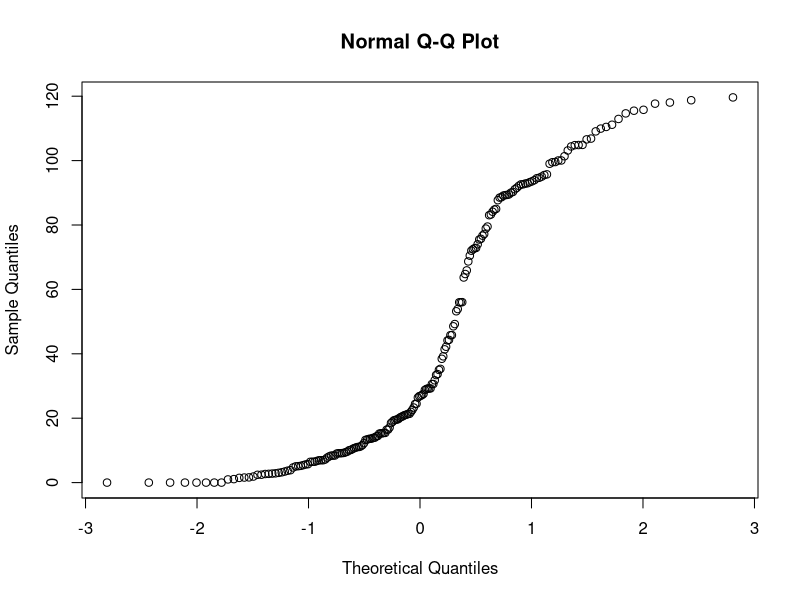
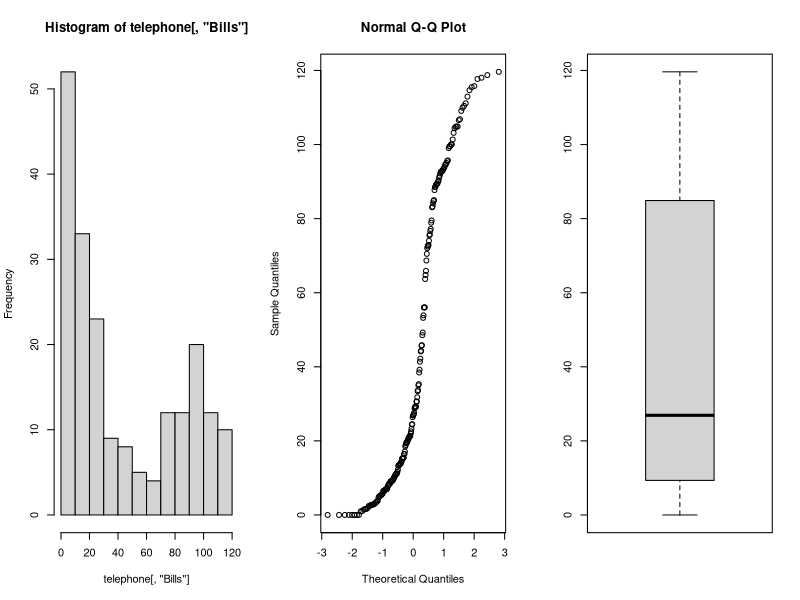
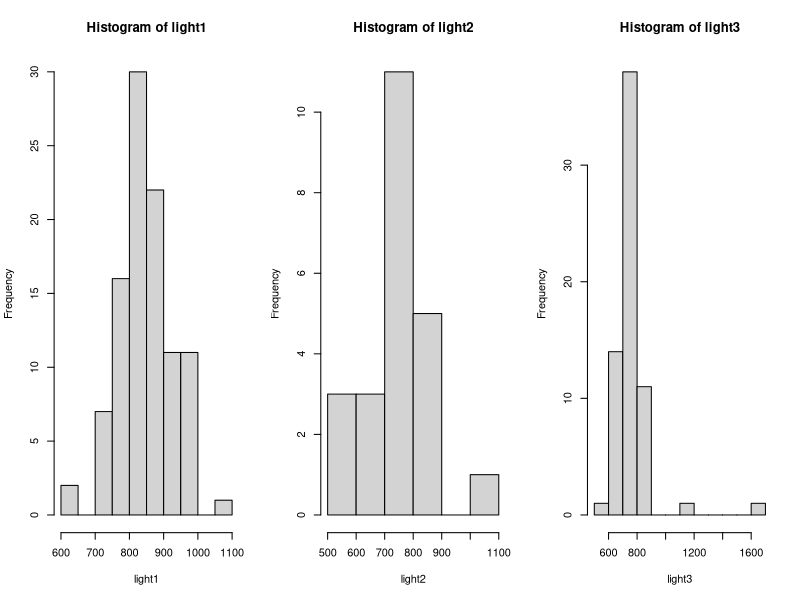
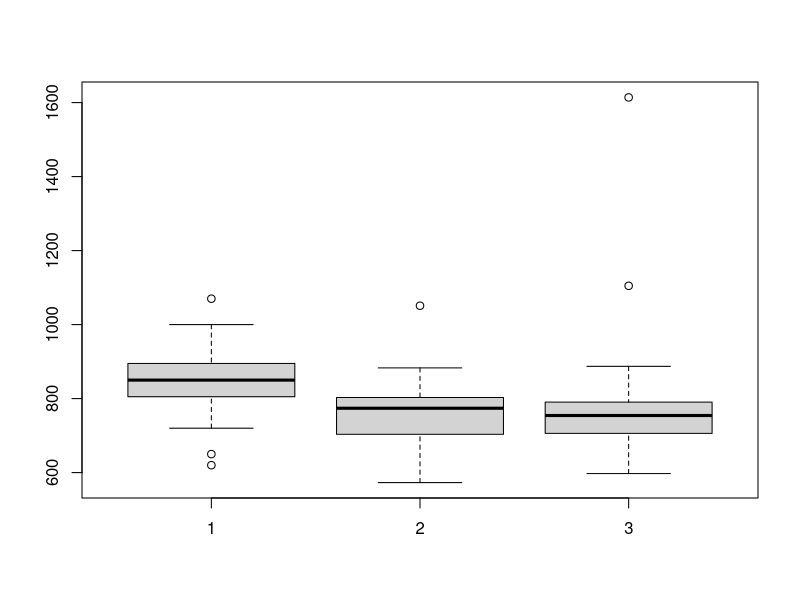
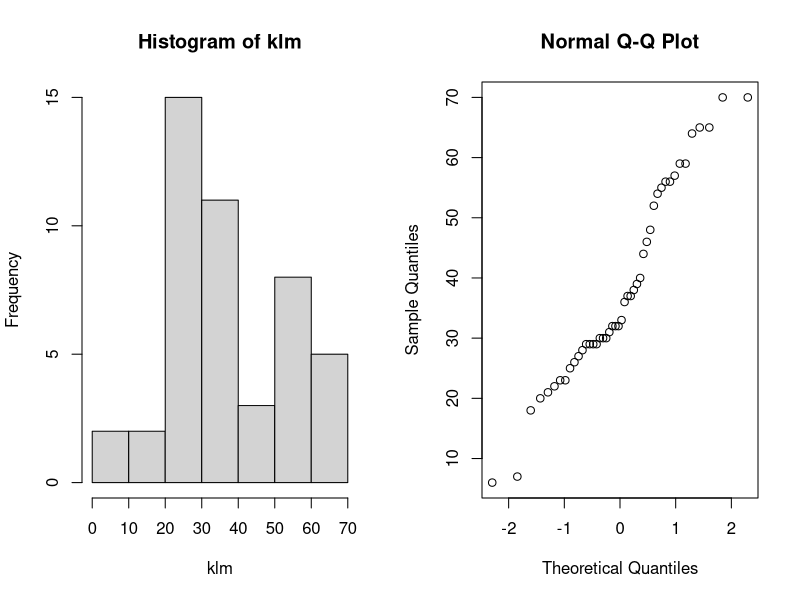
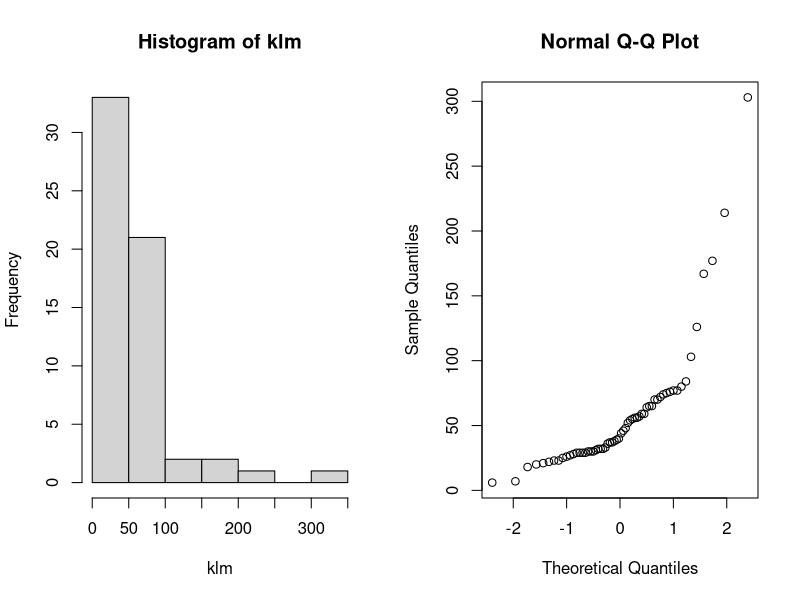
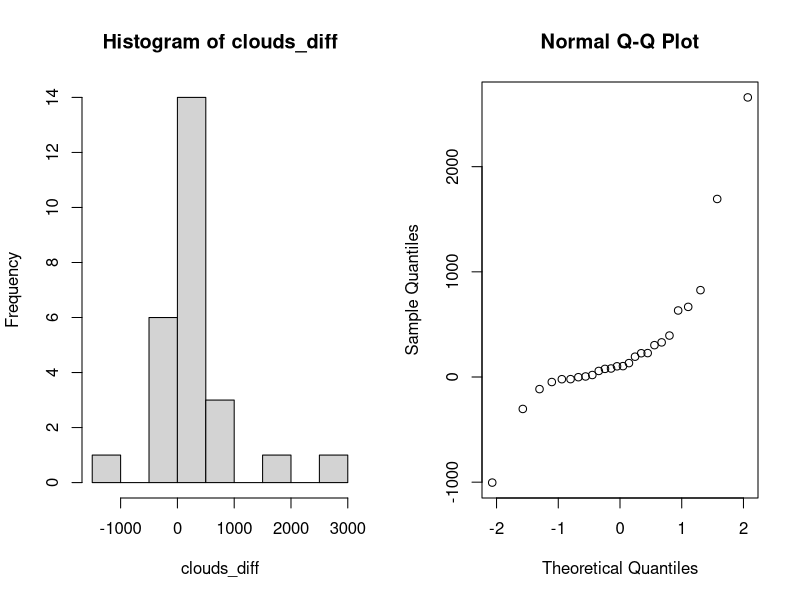

Write R code to recreate these figures, in order.
## ---- chunk 1
telephone=read.table("telephone.txt",header=TRUE)

# exponential distribution of 20000 elements
exp_d = rexp(20000, rate=0.035)
exp_d_median = median(exp_d)
## ---- chunk 2
# Test if data may come from a Symmetric population
qqnorm(telephone[,"Bills"])
## ---- chunk 3
# Rejected, median is not close to exponential median
wilcox.test(telephone[,"Bills"], mu = exp_d_median)
## ---- chunk 4
par(mfrow=c(1,3))
hist(telephone[,"Bills"])
qqnorm(telephone[,"Bills"])
boxplot(telephone[,"Bills"])
## ---- chunk 5
light1 = scan("light1879.txt")
light2 = scan("light1882.txt")
light3 = scan("light.txt")

# Transform light3 to 1879-1882 criteria
light3 = (light3/1000)+24.8 # milliseconds
light3 = (light3/1000) # seconds to perform 7442 km
light3 = (7442/light3) # in 1 second it will perform x km (transform to km/s)
light3 = light3 - 299000 # final 1879-1882 criteria
## ---- chunk 6
par(mfrow=c(1,3))
hist(light1)
hist(light2)
hist(light3)
## ---- chunk 7
par(mfrow=c(1,1))
boxplot(light1, light2, light3)
## ---- chunk 8
t.test(light1)$conf.int
## ---- chunk 9
t.test(light2)$conf.int
## ---- chunk 10
t.test(light3)$conf.int
## ---- chunk 11
most_precise_speed_of_light = 299792.458 - 299000
most_precise_speed_of_light
## ---- chunk 12
klm = scan("klm.txt")
# First, we check distribution of the data.
klm <- klm[klm<71]
par(mfrow=c(1,2))
hist(klm)
qqnorm(klm)
## ---- chunk 13
wilcox.test(klm,mu=32)
## ---- chunk 14
wilcox.test(klm,mu=31)[[3]]
## ---- chunk 15
wilcox.test(klm,mu=30)[[3]]
## ---- chunk 16
klm = scan("klm.txt")
par(mfrow=c(1,2))
hist(klm)
qqnorm(klm)
## ---- chunk 17
binom.test(sum(klm>70),sum(!!klm),p=0.1)
## ---- chunk 18
par(mfrow=c(1,2))
clouds=read.table("clouds.txt",header=TRUE)

clouds_diff = clouds[,1]-clouds[,2]
hist(clouds_diff)
qqnorm(clouds_diff)
## ---- chunk 19
t.test(clouds[,1],clouds[,2],paired=TRUE)
## ---- chunk 20
wilcox.test(clouds[,1],clouds[,2])
## ---- chunk 21
ks.test(clouds[,1],clouds[,2])
## ---- chunk 22
sqrt_clouds_1 = sqrt(clouds[,1])
sqrt_clouds_2 = sqrt(clouds[,2])
t.test(sqrt_clouds_1,sqrt_clouds_2,paired=TRUE)
wilcox.test(sqrt_clouds_1,sqrt_clouds_2)
ks.test(sqrt_clouds_1,sqrt_clouds_2)
## ---- chunk 23
sqrt_clouds_1 = sqrt(sqrt(clouds[,1]))
sqrt_clouds_2 = sqrt(sqrt(clouds[,2]))
t.test(sqrt_clouds_1,sqrt_clouds_2,paired=TRUE)
wilcox.test(sqrt_clouds_1,sqrt_clouds_2)
ks.test(sqrt_clouds_1,sqrt_clouds_2)
